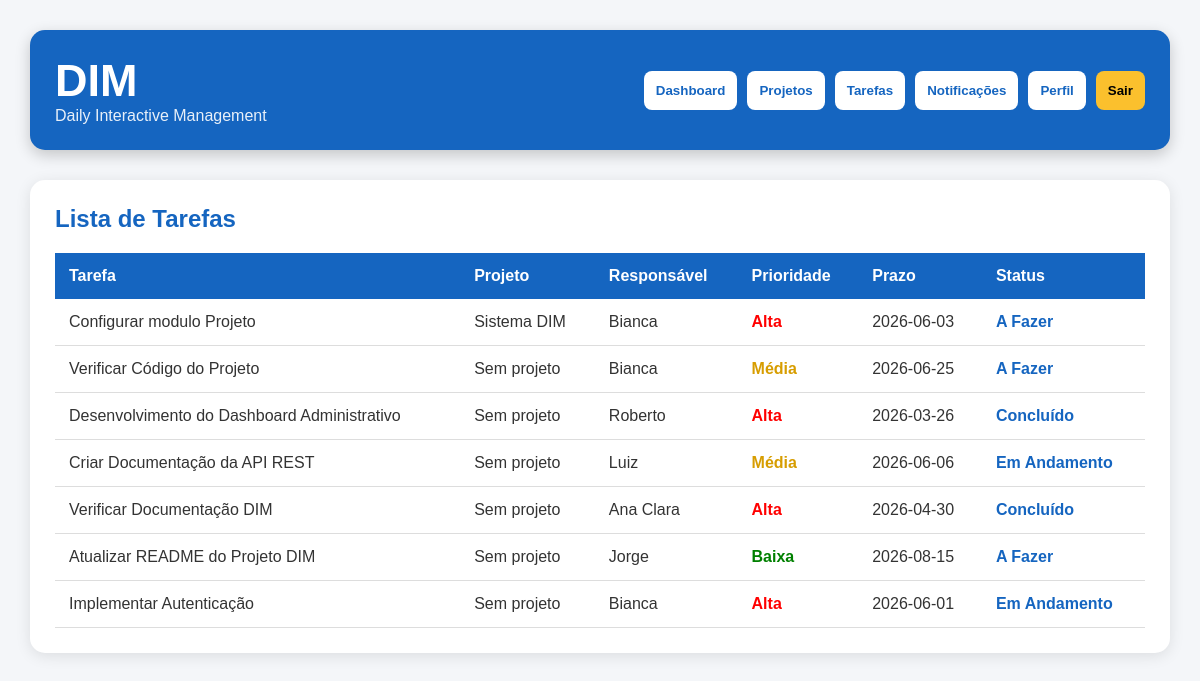
Before: /tarefas (signed in) with the older database file.
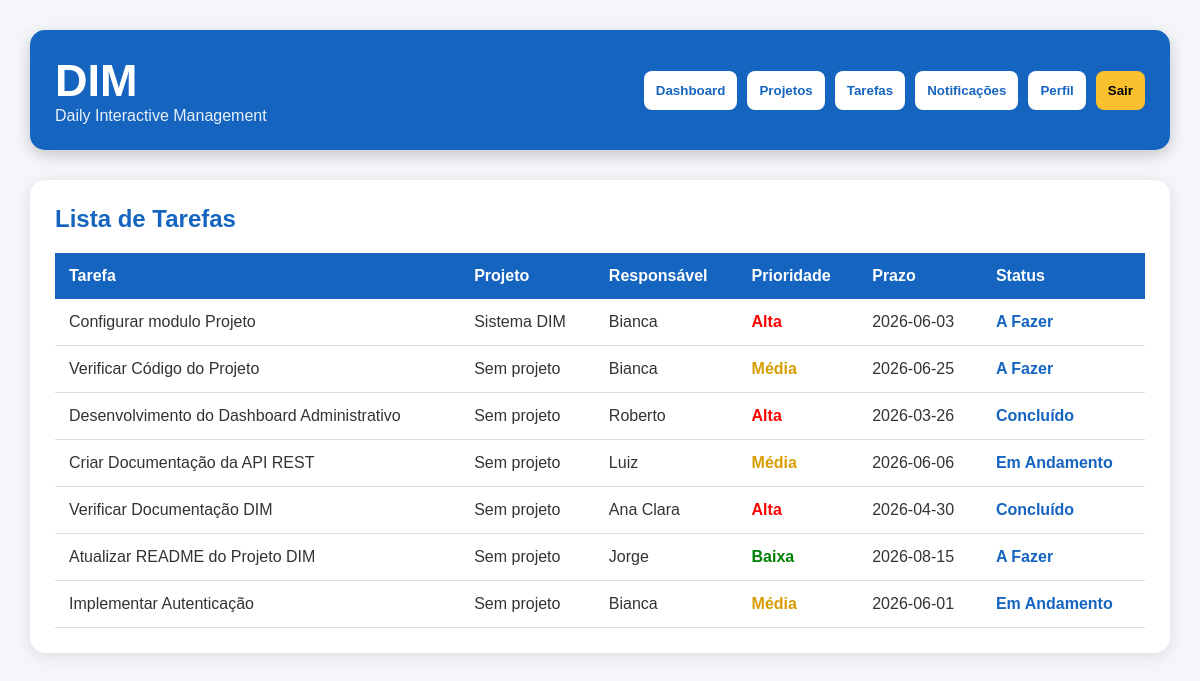
After: the same page with the newer database file.
### tables this page shows
CREATE TABLE tarefas(
                id INTEGER PRIMARY KEY AUTOINCREMENT,
                tarefa TEXT
            , status TEXT DEFAULT 'A Fazer', usuario_id INTEGER, prioridade TEXT DEFAULT 'Média', prazo TEXT, responsavel TEXT, projeto_id INTEGER);

CREATE TABLE projetos(
        id INTEGER PRIMARY KEY AUTOINCREMENT,
        nome TEXT NOT NULL,
        descricao TEXT,
        gerente_id INTEGER NOT NULL,
        FOREIGN KEY(gerente_id) REFERENCES usuarios(id)
    );

### app.py (the view)
@app.route("/tarefas")
def tarefas():
    if "usuario_id" not in session:
        return redirect("/login")
    conexao = get_db()
    cursor = conexao.cursor()
    cursor.execute("""
    SELECT tarefas.id, tarefas.tarefa, tarefas.status, tarefas.prioridade,
           tarefas.prazo, tarefas.responsavel, projetos.nome
    FROM tarefas
    LEFT JOIN projetos
    ON tarefas.projeto_id = projetos.id
    WHERE tarefas.usuario_id=?
    ORDER BY tarefas.id DESC
    """, (session["usuario_id"],))
    tarefas = cursor.fetchall()
    conexao.close()
    return render_template("tarefas.html", tarefas=tarefas)

### app.py (called while the page is built)
def get_db():
    conexao = sqlite3.connect("dim.db")
    return conexao

### templates/tarefas.html (shortened to what this page needs)
<!DOCTYPE html>
<html lang="pt-BR">
<head>
</head>
<body>
<div class="topo">
<div class="logo">
<h1>DIM</h1>
<p>Daily Interactive Management</p>
</div>
<div class="menu">
<a href="/dashboard">
<button>Dashboard</button>
</a>
<a href="/projetos">
<button>Projetos</button>
</a>
<a href="/tarefas">
<button>Tarefas</button>
</a>
<a href="/notificacoes">
<button>Notificações</button>
</a>
<a href="/perfil">
<button>Perfil</button>
</a>
<a href="/logout">
<button class="sair">Sair</button>
</a>
</div>
</div>
<div class="container">
<h2>Lista de Tarefas</h2>
{% if tarefas %}
<table>
<thead>
<tr>
<th>Tarefa</th>
<th>Projeto</th>
<th>Responsável</th>
<th>Prioridade</th>
<th>Prazo</th>
<th>Status</th>
</tr>
</thead>
<tbody>
{% for tarefa in tarefas %}
<tr>
<td>{{ tarefa[1] }}</td>
<td>{{ tarefa[6] if tarefa[6] else "Sem projeto" }}</td>
<td>{{ tarefa[5] if tarefa[5] else "Não informado" }}</td>
<td>
{% if tarefa[3]=="Alta" %}
<span class="alta">Alta</span>
{% elif tarefa[3]=="Média" %}
<span class="media">Média</span>
{% else %}
<span class="baixa">Baixa</span>
{% endif %}
</td>
<td>{{ tarefa[4] if tarefa[4] else "Sem prazo" }}</td>
<td class="status">{{ tarefa[2] }}</td>
</tr>
{% endfor %}
</tbody>
</table>
{% else %}
<div class="vazio">
Nenhuma tarefa cadastrada até o momento.
</div>
{% endif %}
</div>
</body>
</html>

### templates/tarefas.html (style rules this page uses)
* { margin:0; padding:0; box-sizing:border-box; font-family:Arial,sans-serif; }
body { background:#f4f6f9; padding:30px; }
.topo { background:#1565C0; color:white; padding:25px; border-radius:15px; display:flex; justify-content:space-between; align-items:center; margin-bottom:30px; box-shadow:0px 5px 15px rgba(0,0,0,0.2); }
.logo h1 { font-size:45px; }
.logo p { font-size:16px; opacity:0.9; }
.menu { display:flex; gap:10px; }
.menu a { text-decoration:none; }
.menu button { background:white; color:#1565C0; border:none; padding:12px; border-radius:8px; font-weight:bold; cursor:pointer; }
.menu .sair { background:#FBC02D; color:black; }
.container { background:white; padding:25px; border-radius:15px; box-shadow:0px 3px 15px rgba(0,0,0,0.1); }
h2 { color:#1565C0; margin-bottom:20px; }
table { width:100%; border-collapse:collapse; }
th { background:#1565C0; color:white; padding:14px; text-align:left; }
td { padding:14px; border-bottom:1px solid #ddd; color:#333; }
.status { font-weight:bold; color:#1565C0; }
.alta { color:red; font-weight:bold; }
.media { color:#d79d00; font-weight:bold; }
.baixa { color:green; font-weight:bold; }

Changed rows visible on the page:
changed tarefas "Implementar Autenticação": prioridade "Alta" → "Média"
